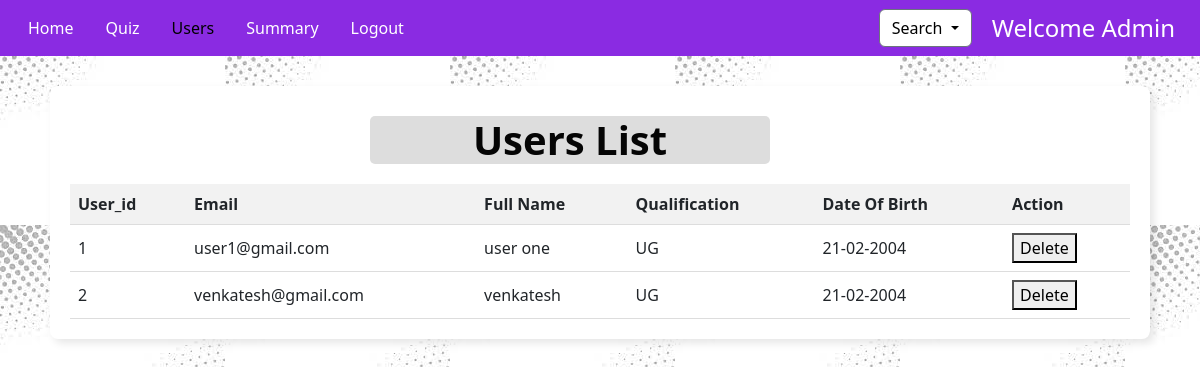
Page /userList (signed in) on the committed database.
### application/models.py (models this page shows, shortened)
class User(db.Model):
    user_id = db.Column(db.Integer, primary_key=True, autoincrement=True)
    email = db.Column(db.String(50), nullable=False, unique=True)
    password = db.Column(db.String(50), nullable=False)
    full_name = db.Column(db.String(50), nullable=False)
    qualification = db.Column(db.String(50), nullable=False)
    date_of_birth = db.Column(db.String(10), nullable=False)

### application/routes.py (the view)
@app.route('/userList',methods=['GET','POST'])
def userList():
    if 'admin' not in session:
        flash("Unauthorized access! Please log in as an admin.")
        return redirect(url_for('index'))
    users = User.query.all()
    return render_template('userList.html',users=users)

### templates/userList.html (shortened to what this page needs)
<!DOCTYPE html>
<html lang="en">
<head>
    <link href="https://cdn.jsdelivr.net/npm/bootstrap@5.3.3/dist/css/bootstrap.min.css" rel="stylesheet"
>
</head>
<body>
    <nav class="navbar navbar-expand-lg bg-body-tertiary">
        <div class="container-fluid">
            <nav class="nav">
                <a class="nav-link" aria-current="page" href="/admin">Home</a>
                <a class="nav-link" href="/adminQuiz">Quiz</a>
                <a class="nav-link active" href="/userList">Users</a>
                <a class="nav-link" href="/admin_summary">Summary</a>
                <a class="nav-link" href="/logOut">Logout</a>
            </nav>
        </div>
        <div class="d-flex align-items-center">
            <div class="dropdown">
                <button class="btn btn-secondary dropdown-toggle" type="button" id="dropdownMenuButton1"
                    data-bs-toggle="dropdown" aria-expanded="false">
                    Search
                </button>
            </div>
            <h4 class="m-0 text-white" style="white-space: nowrap;">Welcome Admin &nbsp; &nbsp;</h4>
        </div>
    </nav>
    <div class="block">
        <h1 class="heading">Users List</h1>
        <table>
            <tr>
                <th>User_id</th>
                <th>Email</th>
                <th>Full Name</th>
                <th>Qualification</th>
                <th>Date Of Birth</th>
                <th>Action</th>
            </tr>
            {% for user in users %}
            <tr>
                <td>{{user['user_id']}}</td>
                <td>{{user['email']}}</td>
                <td>{{user['full_name']}}</td>
                <td>{{user['qualification']}}</td>
                <td>{{user['date_of_birth']}}</td>
                <td>
                    <form action="{{ url_for('delete_user',user_id = user.user_id) }}" method="POST"
                        onsubmit="return confirm('Are you sure you want to delete this user?');">
                        <button class="deleteBtn">Delete</button>
                    </form>
                </td>
            </tr>
            {% endfor %}
        </table>
    </div>
</body>
</html>

### templates/userList.html (style rules this page uses)
body { background-image: url("../static/background.jpg"); }
table { border-collapse: collapse; width: 100%; margin-top: 20px; background-color: #fff; }
th, td { padding: 8px; text-align: left; border-bottom: 1px solid #ddd; }
th { background-color: #f2f2f2; font-weight: bold; }
.heading { margin-top: 10px; color: #050505; font-weight: bold; background-color: #ddd; border-radius: 5px; width: 400px; margin-left: 300px; margin-right: 300px; text-align: center; }
.navbar { background-color: blueviolet !important; }
.nav-link { color: white; }
.active { color: black; }
.block { max-width: 1100px; margin: auto; margin-top: 30px; background: white; padding: 20px; border-radius: 8px; box-shadow: 4px 4px 8px rgba(0, 0, 0, 0.1); }
.dropdown { margin-right: 20px; }
#dropdownMenuButton1 { background-color: white !important; color: black; }

### rows in the picture
User: user_id "1", email "user1@gmail.com", full_name "user one", qualification "UG", date_of_birth "21-02-2004"
User: user_id "2", email "venkatesh@gmail.com", full_name "venkatesh", qualification "UG", date_of_birth "21-02-2004"
